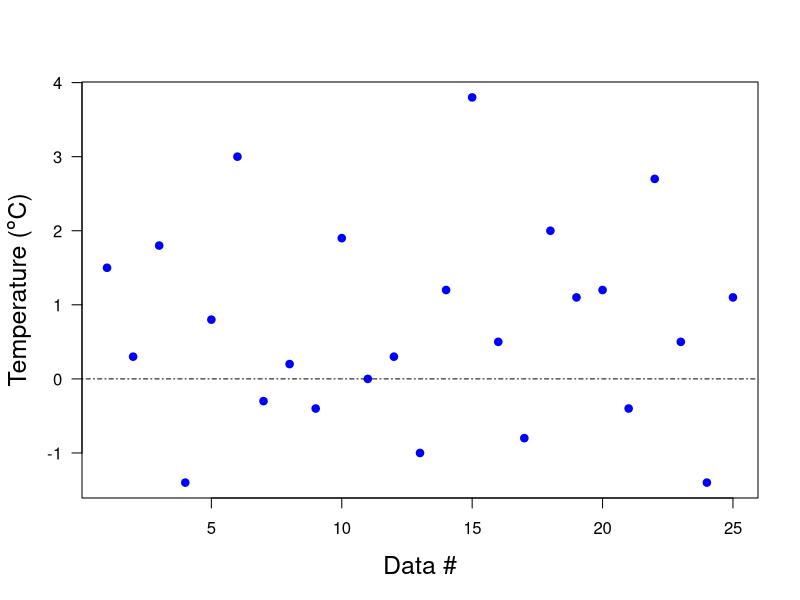

Reproduce this figure in R.
print('file: BayesianHyp-t-test-Data.R')
# plot data & mean for Bayesian-t-test and t-test
x = c(1.5,0.3,1.8,-1.4,0.8,3.0,-0.3,0.2,-0.4,1.9,0.0,0.3,-1.0,
      1.2,3.8,0.5,-0.8,2.0,1.1,1.2,-0.4,2.7,0.5,-1.4,1.1)
Thyp = 0 # hypothesized temperature of null hypothesis H0
# png('EqualMeansData200408.png',width=16,height=16,units='cm',res=300)
plot(x,type='p',lwd=4,col='blue',xlab='Data #',
     ylab=NA,las=1,cex=0.6,cex.lab=1.5)
title(ylab=expression(paste('Temperature (',degree,'C)')),cex.lab=1.5,line=2.3)
abline(Thyp,0,col='black',lty=4)
# dev.off()